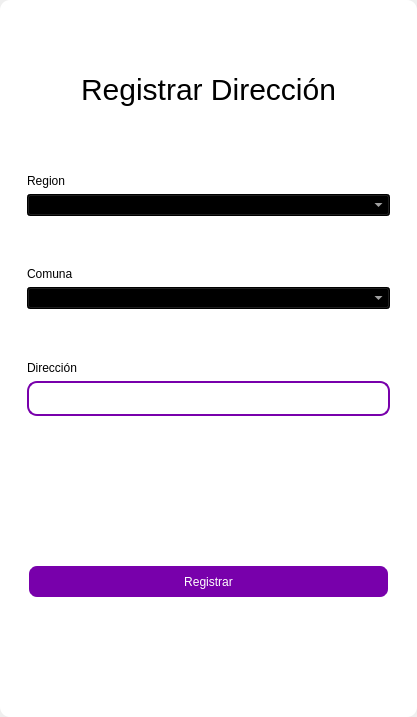
<?xml version="1.0" encoding="UTF-8"?>
<ui version="4.0">
 <class>MainWindow</class>
 <widget class="QMainWindow" name="MainWindow">
  <property name="geometry">
   <rect>
    <x>0</x>
    <y>0</y>
    <width>417</width>
    <height>717</height>
   </rect>
  </property>
  <property name="windowTitle">
   <string>MainWindow</string>
  </property>
  <property name="styleSheet">
   <string notr="true"/>
  </property>
  <widget class="QWidget" name="centralwidget">
   <property name="styleSheet">
    <string notr="true"/>
   </property>
   <layout class="QVBoxLayout" name="verticalLayout">
    <property name="spacing">
     <number>0</number>
    </property>
    <property name="leftMargin">
     <number>0</number>
    </property>
    <property name="topMargin">
     <number>0</number>
    </property>
    <property name="rightMargin">
     <number>0</number>
    </property>
    <property name="bottomMargin">
     <number>0</number>
    </property>
    <item>
     <widget class="QFrame" name="frame">
      <property name="enabled">
       <bool>true</bool>
      </property>
      <property name="styleSheet">
       <string notr="true">QFrame {
	border-radius:10px;
	
	background-color: rgb(255, 255, 255);
 }
</string>
      </property>
      <property name="frameShape">
       <enum>QFrame::StyledPanel</enum>
      </property>
      <property name="frameShadow">
       <enum>QFrame::Raised</enum>
      </property>
      <layout class="QVBoxLayout" name="verticalLayout_2">
       <item>
        <widget class="QFrame" name="frame_superior">
         <property name="minimumSize">
          <size>
           <width>0</width>
           <height>40</height>
          </size>
         </property>
         <property name="maximumSize">
          <size>
           <width>16777215</width>
           <height>40</height>
          </size>
         </property>
         <property name="styleSheet">
          <string notr="true">QPushButton{
border-radius:18px;
}

QPushButton:hover{
	background-color: rgb(0, 0, 0);
}
</string>
         </property>
         <property name="frameShape">
          <enum>QFrame::StyledPanel</enum>
         </property>
         <property name="frameShadow">
          <enum>QFrame::Raised</enum>
         </property>
         <layout class="QHBoxLayout" name="horizontalLayout_3">
          <property name="spacing">
           <number>4</number>
          </property>
          <property name="leftMargin">
           <number>0</number>
          </property>
          <property name="topMargin">
           <number>0</number>
          </property>
          <property name="rightMargin">
           <number>0</number>
          </property>
          <property name="bottomMargin">
           <number>0</number>
          </property>
          <item>
           <widget class="QPushButton" name="btn_icon">
            <property name="text">
             <string/>
            </property>
            <property name="iconSize">
             <size>
              <width>40</width>
              <height>40</height>
             </size>
            </property>
           </widget>
          </item>
          <item>
           <spacer name="horizontalSpacer_2">
            <property name="orientation">
             <enum>Qt::Horizontal</enum>
            </property>
            <property name="sizeHint" stdset="0">
             <size>
              <width>443</width>
              <height>20</height>
             </size>
            </property>
           </spacer>
          </item>
          <item>
           <widget class="QPushButton" name="bt_minimizar">
            <property name="minimumSize">
             <size>
              <width>38</width>
              <height>38</height>
             </size>
            </property>
            <property name="maximumSize">
             <size>
              <width>38</width>
              <height>38</height>
             </size>
            </property>
            <property name="cursor">
             <cursorShape>PointingHandCursor</cursorShape>
            </property>
            <property name="text">
             <string/>
            </property>
            <property name="icon">
             <iconset>
              <normaloff>image/minus.svg</normaloff>image/minus.svg</iconset>
            </property>
            <property name="iconSize">
             <size>
              <width>38</width>
              <height>38</height>
             </size>
            </property>
           </widget>
          </item>
          <item>
           <widget class="QPushButton" name="bt_maximizar">
            <property name="minimumSize">
             <size>
              <width>38</width>
              <height>38</height>
             </size>
            </property>
            <property name="maximumSize">
             <size>
              <width>38</width>
              <height>38</height>
             </size>
            </property>
            <property name="cursor">
             <cursorShape>PointingHandCursor</cursorShape>
            </property>
            <property name="text">
             <string/>
            </property>
            <property name="icon">
             <iconset>
              <normaloff>image/chevron-up.svg</normaloff>image/chevron-up.svg</iconset>
            </property>
            <property name="iconSize">
             <size>
              <width>38</width>
              <height>38</height>
             </size>
            </property>
           </widget>
          </item>
          <item>
           <widget class="QPushButton" name="bt_restaurar">
            <property name="minimumSize">
             <size>
              <width>38</width>
              <height>38</height>
             </size>
            </property>
            <property name="maximumSize">
             <size>
              <width>38</width>
              <height>38</height>
             </size>
            </property>
            <property name="cursor">
             <cursorShape>PointingHandCursor</cursorShape>
            </property>
            <property name="text">
             <string/>
            </property>
            <property name="icon">
             <iconset>
              <normaloff>image/chevron-down.svg</normaloff>image/chevron-down.svg</iconset>
            </property>
            <property name="iconSize">
             <size>
              <width>38</width>
              <height>38</height>
             </size>
            </property>
           </widget>
          </item>
          <item>
           <widget class="QPushButton" name="bt_cerrar">
            <property name="minimumSize">
             <size>
              <width>38</width>
              <height>38</height>
             </size>
            </property>
            <property name="maximumSize">
             <size>
              <width>38</width>
              <height>38</height>
             </size>
            </property>
            <property name="cursor">
             <cursorShape>PointingHandCursor</cursorShape>
            </property>
            <property name="text">
             <string/>
            </property>
            <property name="icon">
             <iconset>
              <normaloff>image/x.svg</normaloff>image/x.svg</iconset>
            </property>
            <property name="iconSize">
             <size>
              <width>38</width>
              <height>38</height>
             </size>
            </property>
           </widget>
          </item>
         </layout>
        </widget>
       </item>
       <item>
        <widget class="QFrame" name="frame_3">
         <property name="styleSheet">
          <string notr="true">QLabel {
	color: rgb(255, 255, 254);
	font: 12pt &quot;Arial&quot;;
	background-color: rgba(0, 0, 0,0);
}

QTextEdit{
background-color: rgba(0, 0, 0,0);
border-radius:10px; 
font: 12pt &quot;Arial&quot;;
color: rgb(255, 255, 254);
border: 2px solid  rgb(255, 255, 255);

}

QTextEdit:hover{
background-color: rgba(0, 0, 0,0);
border-radius:10px; 
font: 12pt &quot;Arial&quot;;
border: 2px solid  rgb(120, 0, 171);
}

QTextEdit:focus{
background-color: rgb(0, 0, 0);
border-radius:10px; 
font: 12pt &quot;Arial&quot;;
border: 2px solid rgb(120, 0, 171);
}

QLineEdit{
background-color: rgba(0, 0, 0,0);
border-radius:10px; 
font: 12pt &quot;Arial&quot;;
color: rgb(255, 255, 254);
border: 2px solid  rgb(255, 255, 255);

}

QLineEdit:hover{
background-color: rgba(0, 0, 0,0);
border-radius:10px; 
font: 12pt &quot;Arial&quot;;
border: 2px solid  rgb(120, 0, 171);
}

QLineEdit:focus{
background-color: rgb(0, 0, 0);
border-radius:10px; 
font: 12pt &quot;Arial&quot;;
border: 2px solid rgb(120, 0, 171);
}

QCheckBox{
	font: 12pt &quot;Arial&quot;;
	color: rgb(255, 255, 255);
}

QCheckBox::indicator {
    width: 18px;
    height:18px;
}

QCheckBox::indicator:unchecked {
   background-image: url(image/square.svg);
}

QCheckBox::indicator:checked {
   background-image: url(image/check-square.svg);
}

QPushButton{
border-radius:10px; 
font: 12pt &quot;Arial&quot;;
color: rgb(255, 255, 254);
border: 2px solid #ffffff;
}

QPushButton:hover{
border-radius:10px; 
font: 12pt &quot;Arial&quot;;
color: rgb(255, 255, 255);
border: 2px solid rgb(120, 0, 171);
	background-color: rgb(120, 0, 171);
}
</string>
         </property>
         <property name="frameShape">
          <enum>QFrame::StyledPanel</enum>
         </property>
         <property name="frameShadow">
          <enum>QFrame::Raised</enum>
         </property>
         <layout class="QHBoxLayout" name="horizontalLayout_4">
          <item>
           <layout class="QVBoxLayout" name="verticalLayout_4">
            <property name="spacing">
             <number>5</number>
            </property>
            <property name="rightMargin">
             <number>0</number>
            </property>
            <property name="bottomMargin">
             <number>0</number>
            </property>
            <item>
             <widget class="QLabel" name="label_3">
              <property name="minimumSize">
               <size>
                <width>100</width>
                <height>50</height>
               </size>
              </property>
              <property name="styleSheet">
               <string notr="true">font-size: 30px;
color: rgb(0, 0, 0);</string>
              </property>
              <property name="text">
               <string>Registrar Dirección</string>
              </property>
              <property name="alignment">
               <set>Qt::AlignCenter</set>
              </property>
             </widget>
            </item>
            <item>
             <widget class="QFrame" name="frame_4">
              <property name="maximumSize">
               <size>
                <width>400</width>
                <height>700</height>
               </size>
              </property>
              <property name="styleSheet">
               <string notr="true">QLabel {
color: rgb(0, 0, 0);
	font: 12pt &quot;Arial&quot;;
	background-color: rgba(0, 0, 0,0);
}

QTextEdit{
background-color: rgba(0, 0, 0,0);
border-radius:10px; 
font: 12pt &quot;Arial&quot;;
color: rgb(0, 0, 0);
border: 2px solid  rgb(120, 0, 171);

}

QTextEdit:hover{
background-color: rgba(0, 0, 0,0);
border-radius:10px; 
font: 12pt &quot;Arial&quot;;
border: 2px solid  rgb(120, 0, 171);
	color: rgb(255, 255, 255);
}

QTextEdit:focus{
background-color: rgb(0, 0, 0);
border-radius:10px; 
font: 12pt &quot;Arial&quot;;
border: 2px solid rgb(120, 0, 171);
	
}

QLineEdit{
background-color: rgba(0, 0, 0,0);
border-radius:10px; 
font: 12pt &quot;Arial&quot;;
	color: rgb(0, 0, 0);
border: 2px solid  rgb(120, 0, 171);
}

QLineEdit:hover{
background-color: rgba(0, 0, 0,0);
border-radius:10px; 
font: 12pt &quot;Arial&quot;;
border: 2px solid  rgb(120, 0, 171);
}

QLineEdit:focus{
background-color: rgb(0, 0, 0);
border-radius:10px; 
font: 12pt &quot;Arial&quot;;
border: 2px solid rgb(120, 0, 171);
color: rgb(255, 255, 255);
}

QCheckBox{
	font: 12pt &quot;Arial&quot;;
	color: rgb(255, 255, 255);
}

QCheckBox::indicator {
    width: 18px;
    height:18px;
}

QCheckBox::indicator:unchecked {
   background-image: url(image/square.svg);
}

QCheckBox::indicator:checked {
   background-image: url(image/check-square.svg);
}

QPushButton{
border-radius:10px; 
font: 12pt &quot;Arial&quot;;
color: rgb(255, 255, 254);
border: 2px solid #ffffff;
background-color: rgb(120, 0, 171);
}

QPushButton:hover{
border-radius:10px; 
font: 12pt &quot;Arial&quot;;
color: rgb(255, 255, 255);
border: 2px solid rgb(120, 0, 171);
	background-color: rgb(120, 0, 171);
}
</string>
              </property>
              <property name="frameShape">
               <enum>QFrame::StyledPanel</enum>
              </property>
              <property name="frameShadow">
               <enum>QFrame::Raised</enum>
              </property>
              <layout class="QVBoxLayout" name="verticalLayout_3">
               <property name="leftMargin">
                <number>9</number>
               </property>
               <property name="topMargin">
                <number>9</number>
               </property>
               <property name="rightMargin">
                <number>9</number>
               </property>
               <property name="bottomMargin">
                <number>9</number>
               </property>
               <item>
                <spacer name="verticalSpacer_3">
                 <property name="orientation">
                  <enum>Qt::Vertical</enum>
                 </property>
                 <property name="sizeHint" stdset="0">
                  <size>
                   <width>20</width>
                   <height>40</height>
                  </size>
                 </property>
                </spacer>
               </item>
               <item>
                <widget class="QLabel" name="label_4">
                 <property name="text">
                  <string>Region</string>
                 </property>
                </widget>
               </item>
               <item>
                <widget class="QComboBox" name="region_combobox">
                 <property name="styleSheet">
                  <string notr="true">background-color: rgb(0, 0, 0);
color: rgb(255, 255, 255);</string>
                 </property>
                </widget>
               </item>
               <item>
                <spacer name="verticalSpacer_4">
                 <property name="orientation">
                  <enum>Qt::Vertical</enum>
                 </property>
                 <property name="sizeHint" stdset="0">
                  <size>
                   <width>20</width>
                   <height>40</height>
                  </size>
                 </property>
                </spacer>
               </item>
               <item>
                <widget class="QLabel" name="label_8">
                 <property name="text">
                  <string>Comuna</string>
                 </property>
                </widget>
               </item>
               <item>
                <widget class="QComboBox" name="commune_combobox">
                 <property name="styleSheet">
                  <string notr="true">background-color: rgb(0, 0, 0);
color: rgb(255, 255, 255);</string>
                 </property>
                </widget>
               </item>
               <item>
                <spacer name="verticalSpacer">
                 <property name="orientation">
                  <enum>Qt::Vertical</enum>
                 </property>
                 <property name="sizeHint" stdset="0">
                  <size>
                   <width>20</width>
                   <height>40</height>
                  </size>
                 </property>
                </spacer>
               </item>
               <item>
                <widget class="QLabel" name="label_5">
                 <property name="text">
                  <string>Dirección</string>
                 </property>
                </widget>
               </item>
               <item>
                <widget class="QLineEdit" name="descriptiontxt">
                 <property name="minimumSize">
                  <size>
                   <width>0</width>
                   <height>35</height>
                  </size>
                 </property>
                 <property name="maximumSize">
                  <size>
                   <width>16777215</width>
                   <height>16777215</height>
                  </size>
                 </property>
                 <property name="echoMode">
                  <enum>QLineEdit::Normal</enum>
                 </property>
                </widget>
               </item>
               <item>
                <spacer name="verticalSpacer_5">
                 <property name="orientation">
                  <enum>Qt::Vertical</enum>
                 </property>
                 <property name="sizeHint" stdset="0">
                  <size>
                   <width>20</width>
                   <height>40</height>
                  </size>
                 </property>
                </spacer>
               </item>
               <item>
                <spacer name="verticalSpacer_6">
                 <property name="orientation">
                  <enum>Qt::Vertical</enum>
                 </property>
                 <property name="sizeHint" stdset="0">
                  <size>
                   <width>20</width>
                   <height>40</height>
                  </size>
                 </property>
                </spacer>
               </item>
               <item>
                <spacer name="verticalSpacer_9">
                 <property name="orientation">
                  <enum>Qt::Vertical</enum>
                 </property>
                 <property name="sizeHint" stdset="0">
                  <size>
                   <width>20</width>
                   <height>50</height>
                  </size>
                 </property>
                </spacer>
               </item>
               <item>
                <widget class="QPushButton" name="btn_add">
                 <property name="minimumSize">
                  <size>
                   <width>0</width>
                   <height>35</height>
                  </size>
                 </property>
                 <property name="cursor">
                  <cursorShape>PointingHandCursor</cursorShape>
                 </property>
                 <property name="text">
                  <string>Registrar</string>
                 </property>
                </widget>
               </item>
               <item>
                <spacer name="verticalSpacer_7">
                 <property name="orientation">
                  <enum>Qt::Vertical</enum>
                 </property>
                 <property name="sizeHint" stdset="0">
                  <size>
                   <width>20</width>
                   <height>40</height>
                  </size>
                 </property>
                </spacer>
               </item>
               <item>
                <spacer name="verticalSpacer_8">
                 <property name="orientation">
                  <enum>Qt::Vertical</enum>
                 </property>
                 <property name="sizeHint" stdset="0">
                  <size>
                   <width>20</width>
                   <height>40</height>
                  </size>
                 </property>
                </spacer>
               </item>
              </layout>
             </widget>
            </item>
           </layout>
          </item>
         </layout>
        </widget>
       </item>
      </layout>
     </widget>
    </item>
   </layout>
  </widget>
 </widget>
 <resources/>
 <connections/>
</ui>
